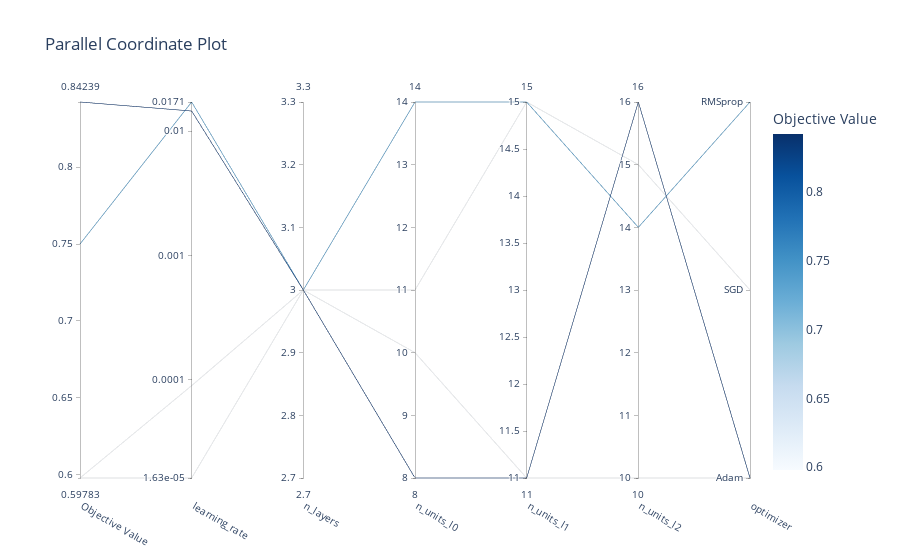

This figure's notebook cell:
### Code cell
optuna.visualization.plot_parallel_coordinate(study)

### Figure 1 — Plotly figure (JSON) as saved in the notebook; plotly's stock layout.template omitted (floating-point values rounded to 4 significant figures)
{"data": [{"dimensions": [{"label": "Objective Value", "range": [0.5978, 0.8424], "values": [0.5978, 0.5978, 0.75, 0.8424]}, {"label": "learning_rate", "range": [-4.788, -1.766], "ticktext": ["1.63e-05", "0.0001", "0.001", "0.01", "0.0171"], "tickvals": [-4.788, -4, -3, -2, -1.766], "values": [-4.788, -4.045, -1.766, -1.839]}, {"label": "n_layers", "range": [3, 3], "values": [3, 3, 3, 3]}, {"label": "n_units_l0", "range": [8, 14], "values": [10, 11, 14, 8]}, {"label": "n_units_l1", "range": [11, 15], "values": [11, 15, 15, 11]}, {"label": "n_units_l2", "range": [10, 16], "values": [10, 15, 14, 16]}, {"label": "optimizer", "range": [0, 2], "ticktext": ["Adam", "SGD", "RMSprop"], "tickvals": [0, 1, 2], "values": [0, 1, 2, 0]}], "labelangle": 30, "labelside": "bottom", "line": {"color": [0.5978, 0.5978, 0.75, 0.8424], "colorbar": {"title": {"text": "Objective Value"}}, "colorscale": [[0, "rgb(247,251,255)"], [0.125, "rgb(222,235,247)"], [0.25, "rgb(198,219,239)"], [0.375, "rgb(158,202,225)"], [0.5, "rgb(107,174,214)"], [0.625, "rgb(66,146,198)"], [0.75, "rgb(33,113,181)"], [0.875, "rgb(8,81,156)"], [1, "rgb(8,48,107)"]], "reversescale": false, "showscale": true}, "type": "parcoords"}], "layout": {"title": {"text": "Parallel Coordinate Plot"}}}
